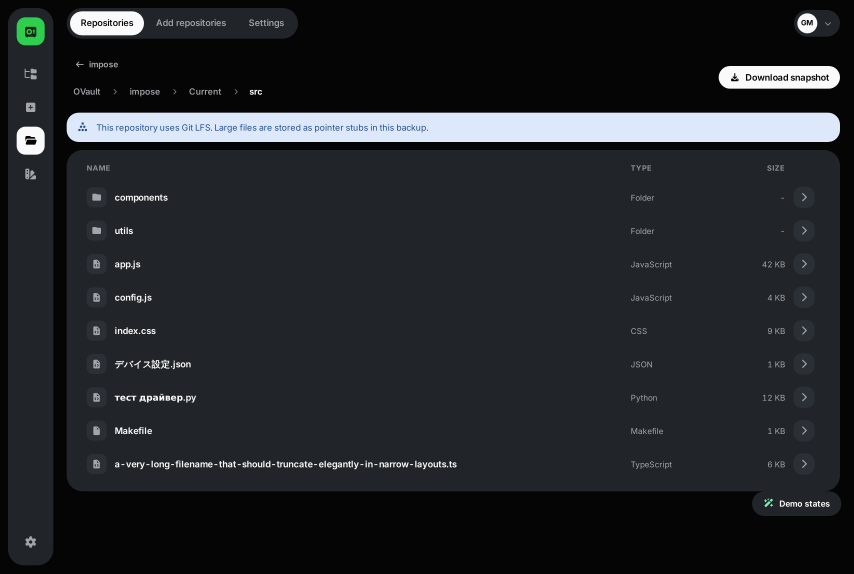
#> input picture shots/browse-src-desktop.png, 2560 x 1720 px (shown at 1/3 size)
$ python cmap.py ../shots/browse-src-desktop.png
#> lines starting #> are read from the running program, lines starting #| are printed output that depends on the picture
"""Render a screenshot as color-quantized ASCII (ground-truth visual QA).
Dark theme letters: K=black canvas (050505), N=Eerie surface (212529),
T=surface-2 (2b3036), U=surface-3 (363c43), W=Seasalt pills/text (fafafa),
E=Cadet text (a3a5a9), G/g=accent + soft, A/a=amber, R/r=red, B/b=blue,
M=mint brand, X=Seasalt alias, .=mid greys/glyph AA (text-dominant cells)
"""
import sys
from PIL import Image

PALETTE = [
    ("K", (5, 5, 5)), ("N", (33, 37, 41)), ("T", (43, 48, 54)), ("U", (54, 60, 67)),
    ("W", (250, 250, 250)), ("E", (163, 165, 169)),
    ("G", (47, 206, 79)), ("g", (217, 243, 221)), ("A", (236, 165, 28)), ("a", (246, 231, 184)),
    ("R", (224, 82, 73)), ("r", (248, 220, 215)), ("B", (91, 150, 246)), ("b", (221, 232, 251)),
    ("M", (124, 239, 176)), ("X", (250, 250, 250)),
]

def nearest(px):
    best, bd = ".", 1e9
    for ch, c in PALETTE:
        d = sum((a - b) ** 2 for a, b in zip(px, c))
        if d < bd:
            best, bd = ch, d
    return best if bd < 2600 else "."

def color_map(path, cols=118, rows=44):
#> called with path = '../shots/browse-src-desktop.png', cols = 118, rows = 44
    im = Image.open(path).convert("RGB")
#> im is the input picture: PIL image 2560x1720 RGB; mean R, G, B 35.7, 38.9, 42.1
    w, h = im.size
#> w = 2560; h = 1720
    print(f"==== {path}  {w}x{h}  ({w//2}x{h//2} CSS) ====")
#| ==== ../shots/browse-src-desktop.png  2560x1720  (1280x860 CSS) ====
    small = im.resize((cols, rows))
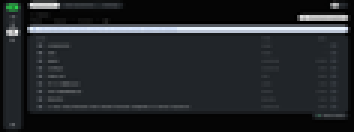
#> small: PIL image 118x44 RGB (shown 3 times larger); mean R, G, B 35.8, 39, 42.1
    for y in range(rows):
        print("".join(nearest(small.getpixel((x, y))) for x in range(cols)))
#> this loop made 44 passes
#> (printed output is left out)

if __name__ == "__main__":
    for p in sys.argv[1:]:
        color_map(p)
        print()

$ run again, on shots/browse-empty-desktop.png
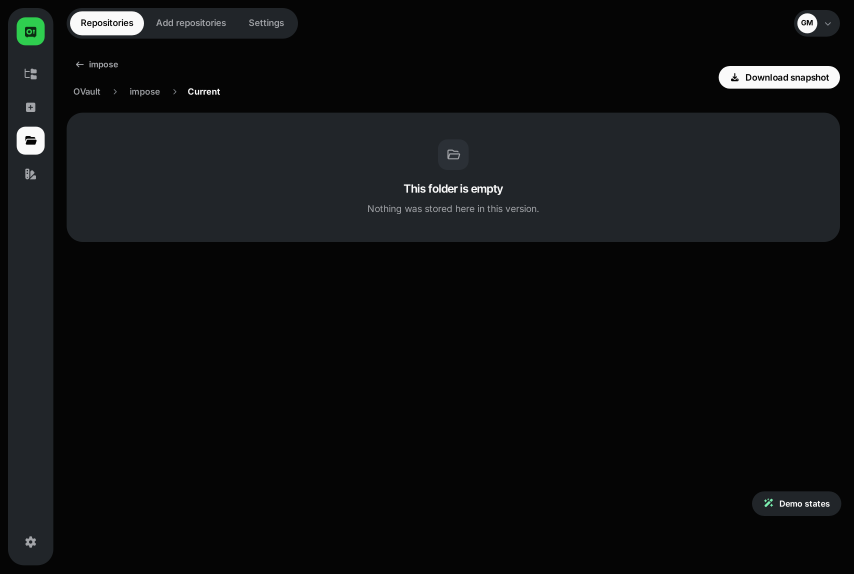
#> input picture shots/browse-empty-desktop.png, 2560 x 1720 px (shown at 1/3 size)
#> in color_map, im is the input picture: PIL image 2560x1720 RGB; mean R, G, B 15.6, 16.9, 17.8
#| ==== ../shots/browse-empty-desktop.png  2560x1720  (1280x860 CSS) ====
#> in color_map, `small = im.resize((cols, rows))`:
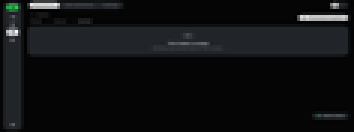
#> small: PIL image 118x44 RGB (shown 3 times larger); mean R, G, B 15.6, 16.9, 17.8
#> the loop in color_map, `for y in range(rows):` made 44 passes
#> (printed output is left out)

$ run again, on shots/browse-empty-mobile.png
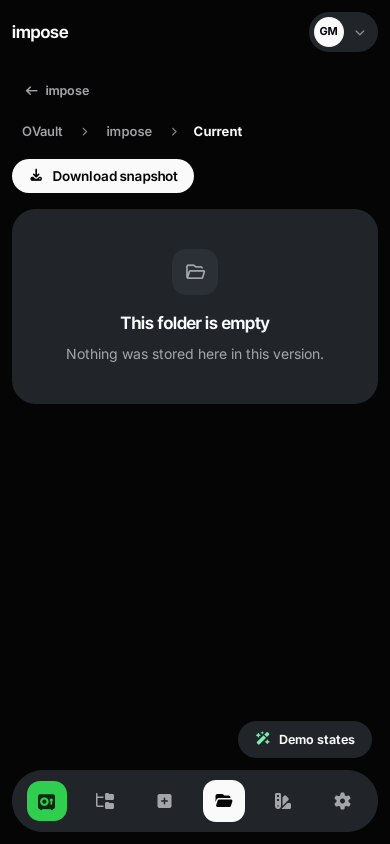
#> input picture shots/browse-empty-mobile.png, 780 x 1688 px (shown at 1/2 size)
#> in color_map, im is the input picture: PIL image 780x1688 RGB; mean R, G, B 20.9, 22.7, 23.3
#| ==== ../shots/browse-empty-mobile.png  780x1688  (390x844 CSS) ====
#> in color_map, `small = im.resize((cols, rows))`:
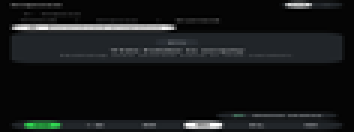
#> small: PIL image 118x44 RGB (shown 3 times larger); mean R, G, B 20.9, 22.7, 23.4
#> the loop in color_map, `for y in range(rows):` made 44 passes
#> (printed output is left out)

$ run again, on shots/browse-empty-tablet.png
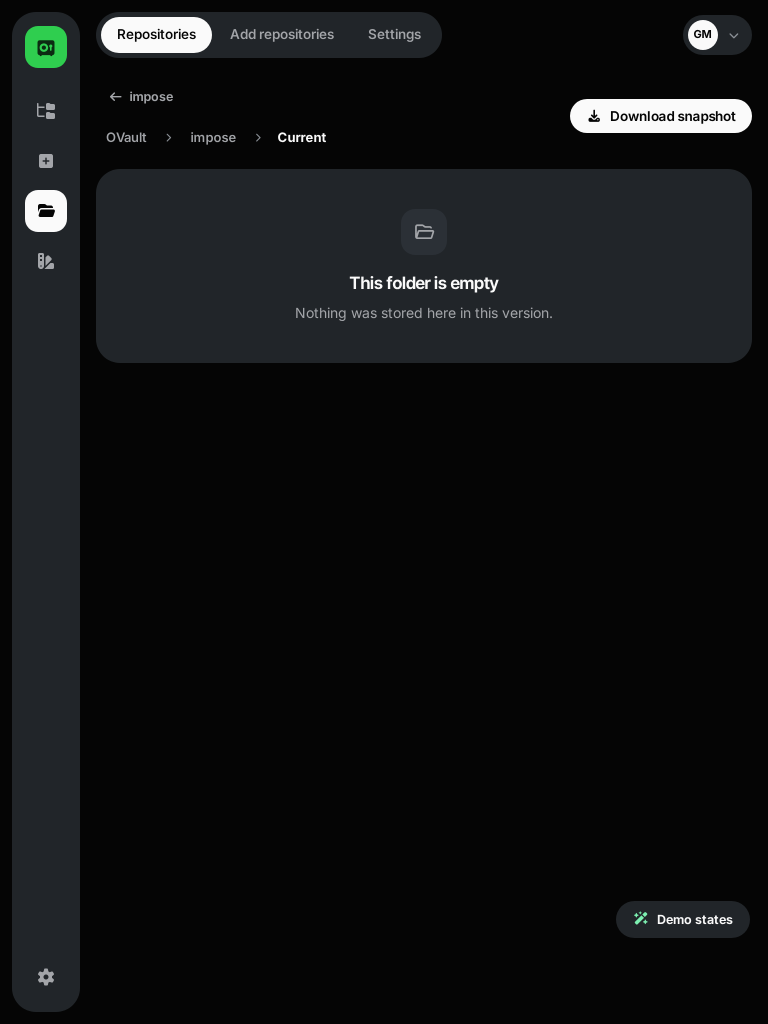
#> input picture shots/browse-empty-tablet.png, 1536 x 2048 px (shown at 1/2 size)
#> in color_map, im is the input picture: PIL image 1536x2048 RGB; mean R, G, B 16.7, 18.1, 18.9
#| ==== ../shots/browse-empty-tablet.png  1536x2048  (768x1024 CSS) ====
#> in color_map, `small = im.resize((cols, rows))`:
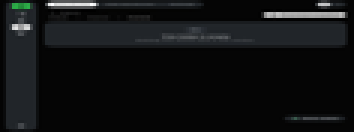
#> small: PIL image 118x44 RGB (shown 3 times larger); mean R, G, B 16.8, 18.2, 19
#> the loop in color_map, `for y in range(rows):` made 44 passes
#| KKKKKNNNNKKKKKKKTUUUUUUUUUUUUUUUNKNNNNNNNNNNNNNNNNNNNNNNNNNNNNNNNKKKKKKKKKKKKKKKKKKKKKKKKKKKKKKKKKKKKKKKKKNTTNKKKKKKKK
#| KKNTGG..GGTNKKKUgWggggggggggggWb.NNTUUUTUUUUUUUUUUUTNNNNTUUUUUUUTNNNKKKKKKKKKKKKKKKKKKKKKKKKKKKKKKKKKKKKKUE.EEUNTNNKKK
#| KKNTGG..GGTNKKKKTUUUUUUUUUUUUUUTNKKKKKKKKNNKKKKKKKKKKKKKKKKKKKNNKKKKKKKKKKKKKKKKKKKKKKKKKKKKKKKKKKKKKKKKKKNTTNKKKKKKKK
#| KKNNNNNNNNNNKKKKKKKKKKKKKKKKKKKKKKKKKKKKKKKKKKKKKKKKKKKKKKKKKKKKKKKKKKKKKKKKKKKKKKKKKKKKKKKKKKKKKKKKKKKKKKKKKKKKKKKKKK
#| KKNNNTTUUNNNKKKKKKKKNNNNNNKKKKKKKKKKKKKKKKKKKKKKKKKKKKKKKKKKKKKKKKKKKKKKKKKKKKKKKKKKKKKNEEEEEEEEEEEEEEEEEEEEEEEEEEETKK
#> (further printed lines are left out)
